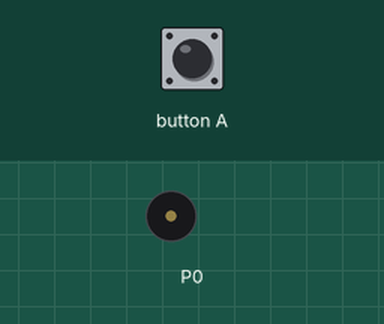
This program was run on a simulated BBC micro:bit (MakeCode). Shown: buzzer (waves = sounding). Inputs (shaded band) come from the test bench.

Above: at 5.0 s.
5.1 s: button A pressed for 0.15 s
At 5.7 s:
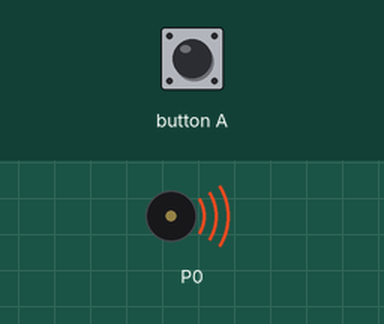
Timing chart, 0 to 8.1 s (numbered marks = the images above; inputs shaded):
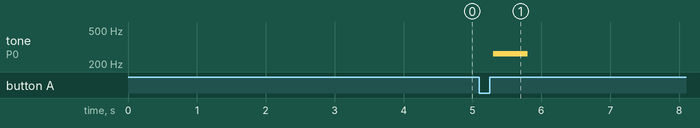

The program:

main.ts
```typescript
input.onButtonPressed(Button.A, function () {
    鳴らす = 1
})
let 鳴らす = 0
let 音階 = [
262,
262,
392,
392,
440,
440,
392,
349,
349,
330,
330,
294,
294,
262
]
鳴らす = 0
let 長さ = 音階.length
for (let カウンター = 0; カウンター <= 長さ - 1; カウンター++) {
    while (鳴らす == 0) {
        basic.pause(100)
    }
    music.playTone(音階[カウンター], music.beat(BeatFraction.Whole))
    鳴らす = 0
}
```

test.ts
```typescript
// テストはここに来ます。このパッケージが拡張機能として使用されるときにはコンパイルされません。
```

Measured:
- after the input at 5.1 s, tone on P0: silent → 262 Hz after 0.20 s, → silent 0.50 s later
